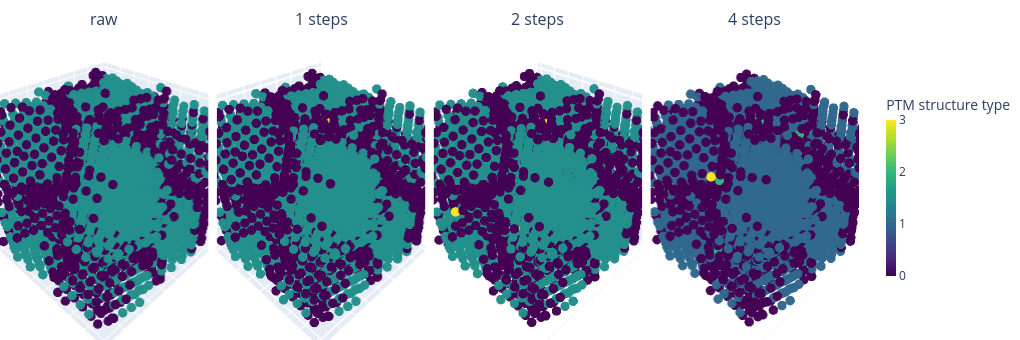

The code cell stored with this chart in its notebook:
### Code cell
# Rotatable grain visualization
STRUCTURE_TYPE_NAMES = {
    0: "Other",
    1: "FCC",
    2: "HCP",
    3: "BCC",
    4: "ICO",
    5: "Cubic diamond",
    6: "Hex diamond",
}


def read_lammpstrj_frame(filename: Path, frame: int = 0) -> tuple[np.ndarray, np.ndarray]:
    """Read particle ids and xyz positions from a simple LAMMPS dump frame."""
    lines = Path(filename).read_text().splitlines()
    frame_counter = -1
    i = 0
    while i < len(lines):
        if lines[i].startswith("ITEM: TIMESTEP"):
            frame_counter += 1
            i += 2
            continue
        if lines[i].startswith("ITEM: NUMBER OF ATOMS"):
            natoms = int(lines[i + 1].strip())
            i += 2
            continue
        if lines[i].startswith("ITEM: ATOMS"):
            columns = lines[i].split()[2:]
            if frame_counter == frame:
                data_lines = lines[i + 1 : i + 1 + natoms]
                table = np.array([[float(x) for x in row.split()] for row in data_lines], dtype=float)
                col = {name: idx for idx, name in enumerate(columns)}
                ids = table[:, col.get("id", col.get("ParticleIdentifier", 0))].astype(int)
                xyz_columns = [col.get(name) for name in ("x", "y", "z")]
                if any(idx is None for idx in xyz_columns):
                    xyz_columns = [col[name] for name in ("Position.X", "Position.Y", "Position.Z")]
                positions = table[:, xyz_columns]
                order = np.argsort(ids)
                return ids[order], positions[order]
            i += 1 + natoms
            continue
        i += 1
    raise ValueError(f"Frame {frame} not found in {filename}")


def descriptor_colors(sample: GrainSample, stage_file: Path, color_by: str) -> tuple[np.ndarray, str]:
    color_by = color_by.lower()
    if color_by in {"label", "labels", "cegann"}:
        return sample.labels, "CEGANN label"
    if color_by == "ptm":
        return compute_ptm_structure_types(stage_file), "PTM structure type"
    if color_by in {"cna_adaptive", "adaptive_cna", "a-cna"}:
        return compute_cna_structure_types(stage_file, "cna_adaptive"), "adaptive CNA structure type"
    if color_by in {"cna_interval", "interval_cna", "i-cna"}:
        return compute_cna_structure_types(stage_file, "cna_interval"), "interval CNA structure type"
    if color_by in {"cna_fixed", "fixed_cna", "f-cna"}:
        return compute_cna_structure_types(stage_file, "cna_fixed", fixed_cutoff=fixed_cna_cutoff_for_sample(sample)), "fixed CNA structure type"
    raise ValueError(f"Unknown color mode {color_by!r}")


def plot_stage_grid(
    stage_files: dict[int, Path],
    sample: GrainSample,
    steps: tuple[int, ...] | None = VISUALIZATION_STEPS,
    color_by: str = "label",
    max_points: int = 9000,
    marker_size: float = 5.5,
    panel_width: int = 255,
    height: int = 340,
):
    import plotly.graph_objects as go
    from plotly.subplots import make_subplots

    available = {int(k): Path(v) for k, v in stage_files.items() if Path(v).exists()}
    if steps is not None:
        available = {int(k): available[int(k)] for k in steps if int(k) in available}
    if not available:
        raise ValueError("No cached stage files are available to plot.")

    sorted_steps = sorted(available)
    specs = [[{"type": "scene"} for _ in sorted_steps]]
    titles = ["raw" if s == 0 else f"{s} steps" for s in sorted_steps]
    fig = make_subplots(rows=1, cols=len(sorted_steps), specs=specs, subplot_titles=titles, horizontal_spacing=0.01)

    rng = np.random.default_rng(0)
    keep = None
    if sample.natoms > max_points:
        keep = np.sort(rng.choice(sample.natoms, size=max_points, replace=False))

    for col, step_count in enumerate(sorted_steps, start=1):
        stage_file = available[step_count]
        _, positions = read_lammpstrj_frame(stage_file)
        colors, color_title = descriptor_colors(sample, stage_file, color_by)
        if keep is not None:
            positions = positions[keep]
            colors = colors[keep]
        fig.add_trace(
            go.Scatter3d(
                x=positions[:, 0],
                y=positions[:, 1],
                z=positions[:, 2],
                mode="markers",
                marker={
                    "size": marker_size,
                    "color": colors,
                    "colorscale": "Viridis",
                    "opacity": 0.98,
                    "line": {"width": 0},
                    "colorbar": {"title": color_title, "len": 0.65, "thickness": 10} if col == len(sorted_steps) else None,
                },
                text=[str(STRUCTURE_TYPE_NAMES.get(int(c), int(c))) for c in colors],
                showlegend=False,
            ),
            row=1,
            col=col,
        )
        scene_name = "scene" if col == 1 else f"scene{col}"
        fig.update_layout(
            **{
                scene_name: {
                    "aspectmode": "data",
                    "xaxis": {"title": "", "showticklabels": False},
                    "yaxis": {"title": "", "showticklabels": False},
                    "zaxis": {"title": "", "showticklabels": False},
                }
            }
        )

    fig.update_layout(
        height=height,
        width=max(panel_width * len(sorted_steps), 620),
        margin={"l": 0, "r": 0, "t": 32, "b": 0},
    )
    return fig


def plot_single_stage(stage_file: Path, sample: GrainSample, color_by: str = "label", max_points: int = 15000):
    return plot_stage_grid({0: stage_file}, sample, steps=(0,), color_by=color_by, max_points=max_points, marker_size=5.5)


# Examples:
# plot_stage_grid(cached_stage_files, selected_sample, color_by="label")
plot_stage_grid(cached_stage_files, selected_sample, color_by="ptm")
# plot_stage_grid(cached_stage_files, selected_sample, color_by="a-cna")

### Figure 1 — Plotly figure (JSON) as saved in the notebook; plotly's stock layout.template omitted (floating-point values rounded to 4 significant figures; data arrays with more than 128 entries replaced by an {"elided": "..."} marker saying what was removed)
{"data": [{"marker": {"color": {"elided": "3861 int values"}, "colorscale": [[0, "#440154"], [0.1111, "#482878"], [0.2222, "#3e4989"], [0.3333, "#31688e"], [0.4444, "#26828e"], [0.5556, "#1f9e89"], [0.6667, "#35b779"], [0.7778, "#6ece58"], [0.8889, "#b5de2b"], [1, "#fde725"]], "line": {"width": 0}, "opacity": 0.98, "size": 5.5}, "mode": "markers", "scene": "scene", "showlegend": false, "text": {"elided": "3861 str values"}, "type": "scatter3d", "x": {"elided": "3861 float values"}, "y": {"elided": "3861 float values"}, "z": {"elided": "3861 float values"}}, {"marker": {"color": {"elided": "3861 int values"}, "colorscale": [[0, "#440154"], [0.1111, "#482878"], [0.2222, "#3e4989"], [0.3333, "#31688e"], [0.4444, "#26828e"], [0.5556, "#1f9e89"], [0.6667, "#35b779"], [0.7778, "#6ece58"], [0.8889, "#b5de2b"], [1, "#fde725"]], "line": {"width": 0}, "opacity": 0.98, "size": 5.5}, "mode": "markers", "scene": "scene2", "showlegend": false, "text": {"elided": "3861 str values"}, "type": "scatter3d", "x": {"elided": "3861 float values"}, "y": {"elided": "3861 float values"}, "z": {"elided": "3861 float values"}}, {"marker": {"color": {"elided": "3861 int values"}, "colorscale": [[0, "#440154"], [0.1111, "#482878"], [0.2222, "#3e4989"], [0.3333, "#31688e"], [0.4444, "#26828e"], [0.5556, "#1f9e89"], [0.6667, "#35b779"], [0.7778, "#6ece58"], [0.8889, "#b5de2b"], [1, "#fde725"]], "line": {"width": 0}, "opacity": 0.98, "size": 5.5}, "mode": "markers", "scene": "scene3", "showlegend": false, "text": {"elided": "3861 str values"}, "type": "scatter3d", "x": {"elided": "3861 float values"}, "y": {"elided": "3861 float values"}, "z": {"elided": "3861 float values"}}, {"marker": {"color": {"elided": "3861 int values"}, "colorbar": {"len": 0.65, "thickness": 10, "title": {"text": "PTM structure type"}}, "colorscale": [[0, "#440154"], [0.1111, "#482878"], [0.2222, "#3e4989"], [0.3333, "#31688e"], [0.4444, "#26828e"], [0.5556, "#1f9e89"], [0.6667, "#35b779"], [0.7778, "#6ece58"], [0.8889, "#b5de2b"], [1, "#fde725"]], "line": {"width": 0}, "opacity": 0.98, "size": 5.5}, "mode": "markers", "scene": "scene4", "showlegend": false, "text": {"elided": "3861 str values"}, "type": "scatter3d", "x": {"elided": "3861 float values"}, "y": {"elided": "3861 float values"}, "z": {"elided": "3861 float values"}}], "layout": {"annotations": [{"font": {"size": 16}, "showarrow": false, "text": "raw", "x": 0.1212, "xanchor": "center", "xref": "paper", "y": 1, "yanchor": "bottom", "yref": "paper"}, {"font": {"size": 16}, "showarrow": false, "text": "1 steps", "x": 0.3738, "xanchor": "center", "xref": "paper", "y": 1, "yanchor": "bottom", "yref": "paper"}, {"font": {"size": 16}, "showarrow": false, "text": "2 steps", "x": 0.6262, "xanchor": "center", "xref": "paper", "y": 1, "yanchor": "bottom", "yref": "paper"}, {"font": {"size": 16}, "showarrow": false, "text": "4 steps", "x": 0.8788, "xanchor": "center", "xref": "paper", "y": 1, "yanchor": "bottom", "yref": "paper"}], "height": 340, "margin": {"b": 0, "l": 0, "r": 0, "t": 32}, "scene": {"aspectmode": "data", "domain": {"x": [0, 0.2425], "y": [0, 1]}, "xaxis": {"showticklabels": false, "title": {"text": ""}}, "yaxis": {"showticklabels": false, "title": {"text": ""}}, "zaxis": {"showticklabels": false, "title": {"text": ""}}}, "scene2": {"aspectmode": "data", "domain": {"x": [0.2525, 0.495], "y": [0, 1]}, "xaxis": {"showticklabels": false, "title": {"text": ""}}, "yaxis": {"showticklabels": false, "title": {"text": ""}}, "zaxis": {"showticklabels": false, "title": {"text": ""}}}, "scene3": {"aspectmode": "data", "domain": {"x": [0.505, 0.7475], "y": [0, 1]}, "xaxis": {"showticklabels": false, "title": {"text": ""}}, "yaxis": {"showticklabels": false, "title": {"text": ""}}, "zaxis": {"showticklabels": false, "title": {"text": ""}}}, "scene4": {"aspectmode": "data", "domain": {"x": [0.7575, 1], "y": [0, 1]}, "xaxis": {"showticklabels": false, "title": {"text": ""}}, "yaxis": {"showticklabels": false, "title": {"text": ""}}, "zaxis": {"showticklabels": false, "title": {"text": ""}}}, "width": 1020}}
